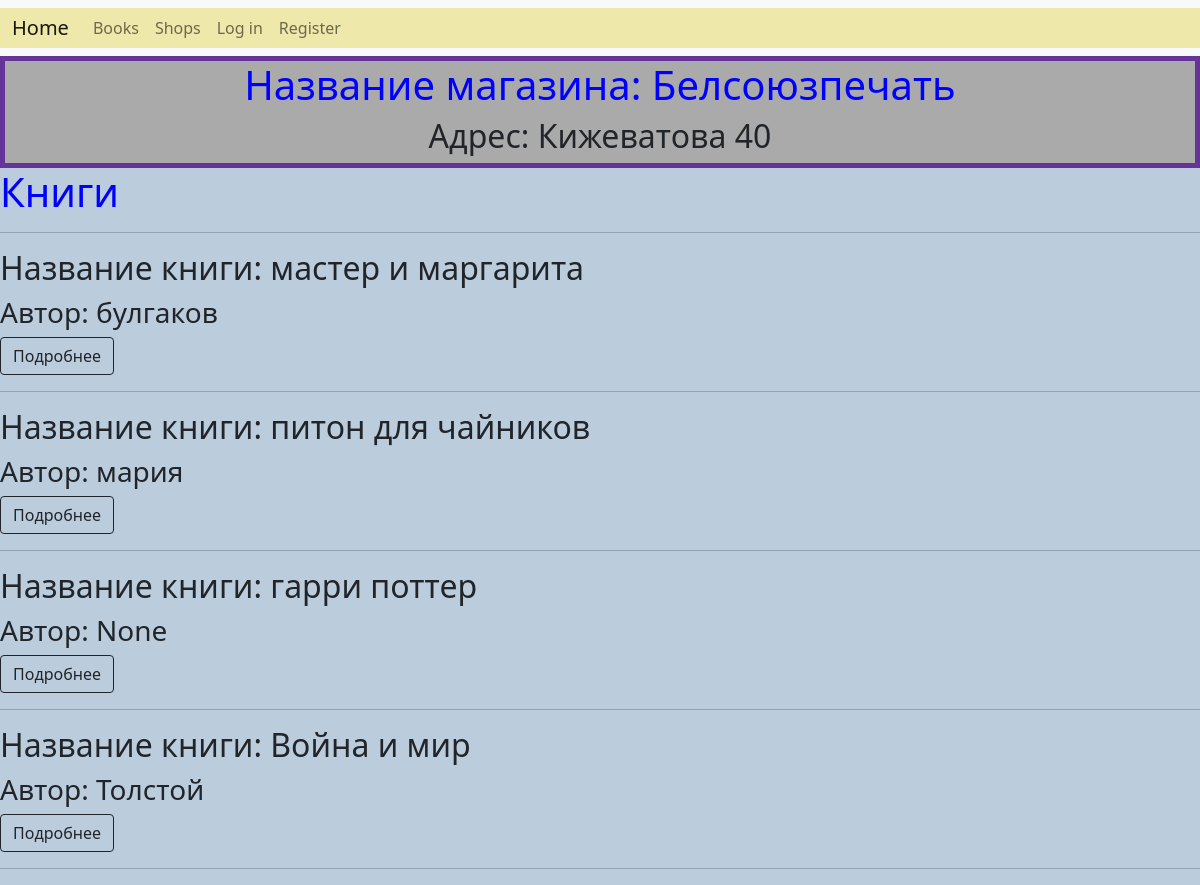
The page /shop/3/ on the database its author committed.
### books/models.py (models this page shows, shortened)
class Shop(models.Model):
    name = models.CharField(max_length=256)
    address = models.CharField(max_length=255, null=True, blank=True)
    books = models.ManyToManyField(Book)
    start_date = models.DateTimeField(null=True, blank=True)
    rating = models.IntegerField(default=5)

class Book(models.Model):
    name = models.CharField(max_length=255)
    author = models.CharField(max_length=255, null=True, blank=True)
    price = models.IntegerField()
    pages = models.IntegerField(default=1000)

### books/views.py (the view)
# urls.py: path("shop/<int:shop_id>/", views.shop, name="shop"),
def shop(request, shop_id):
    shop = get_object_or_404(models.Shop, id=shop_id)
    books = models.Book.objects.filter(shop=shop)
    context = {"shop": shop, "books": books}
    return render(request, "shop.html", context)

### books/templates/shop.html (shortened to what this page needs)
{% extends "base.html" %}
{% block content %}
    <div class="shop-info">
        <h1>Название магазина: {{ shop.name }}</h1>
        <h2>Адрес: {{ shop.address }}</h2>
    </div>
    <h1>Книги</h1>
    <hr/>
    {% for book in books %}
        <h2>Название книги: {{ book.name }}</h2>
        <h3>Автор: {{ book.author }}</h3>
        <a class="btn btn-outline-dark" href="{% url 'book' book_id=book.pk %}">Подробнее</a>
        <hr/>
    {% endfor %}
{% endblock %}

### books/static/styles.css (style rules this page uses)
h1 { color: blue; }
body { background-color: #bbccdd; }
.shop-info { text-align: center; border: 5px solid rebeccapurple; background-color: #aaaaaa; }

### rows shown on the page
Shop: name "Белсоюзпечать", address "Кижеватова 40"
Book: name "мастер и маргарита", author "булгаков"
Book: name "питон для чайников", author "мария"
Book: name "гарри поттер", author "None"
Book: name "Война и мир", author "Толстой"
